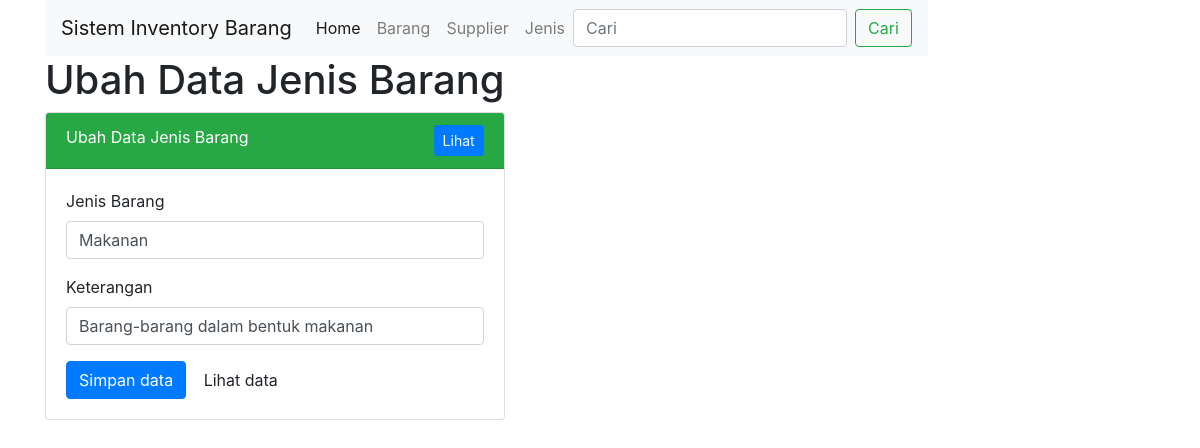
/views/edit_jenis.php?id_jenis=1, run on an earlier commit of the app's database.
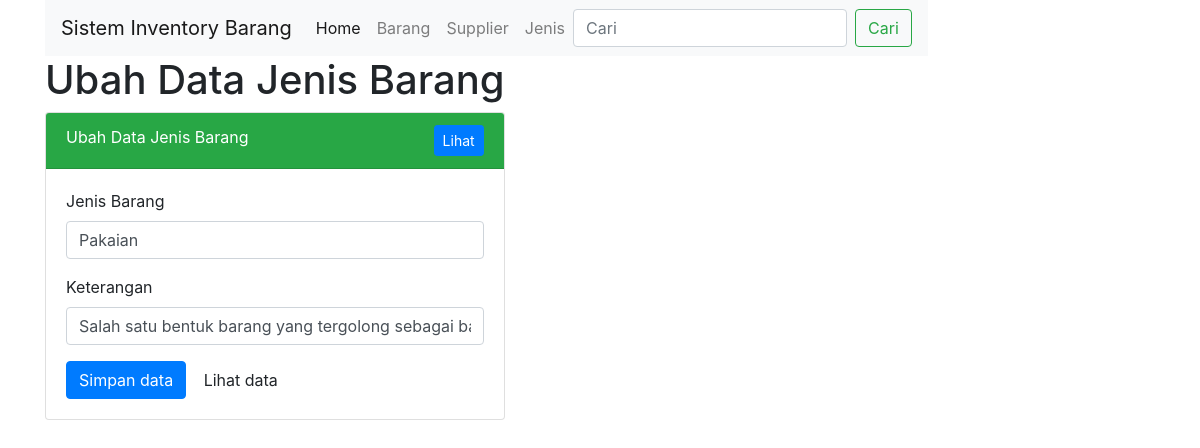
And on a later commit of the database.
### tables this page shows
CREATE TABLE `jenis` (
  `id` int(11) NOT NULL,
  `nama_jenis` varchar(50) NOT NULL,
  `keterangan` varchar(50) NOT NULL
);

### database/database.php (called while the page is built, shortened)
<?php
class Database{
    private $host = 'localhost';
    private $user = 'root';
    private $pass = '';
    private $database = 'inventory_management';
    protected $db;
    function __construct()
    {
        if(!isset($this->db)){
            $this->db = new PDO("mysql:host={$this->host};dbname={$this->database}", $this->user, $this->pass);
        }
        return $this->db;
    }
}
?>

### Controllers/JenisController.php (called while the page is built, shortened)
<?php
include_once('../database/database.php');
class Jenis extends Database{
    public function get_by_id($id){
        $query = $this->db->prepare("SELECT * FROM jenis where id=?");
        $query->bindParam(1, $id);
        $query->execute();
        return $query->fetch();
    }
}
?>

### views/edit_jenis.php (the view, shortened to what this page needs)
<!DOCTYPE html>
<html>
<head>
        <link rel="stylesheet" href="https://stackpath.bootstrapcdn.com/bootstrap/4.3.1/css/bootstrap.min.css">
</head>
<link rel="stylesheet" type="text/css" href="assets/css/bootstrap.min.css">
<body>
    <div class="container">
        <div class="row justify-content-md">
            <div class="col-md-auto">
                <nav class="navbar navbar-expand-lg navbar-light bg-light">
                    <a class="navbar-brand" href="index.php?page=home">Sistem Inventory Barang</a>
                    <div class="collapse navbar-collapse" id="navbarSupportedContent">
                    <ul class="navbar-nav mr-auto">
                        <li class="nav-item active">
                        <a class="nav-link" href="index.php?page=home">Home <span class="sr-only">(current)</span></a>
                        </li>
                        <li class="nav-item">
                        <a class="nav-link" href="index.php?page=barang">Barang</a>
                        </li>
                        <li class="nav-item">
                        <a class="nav-link" href="index.php?page=supplier">Supplier</a>
                        </li>
                        <li class="nav-item">
                        <a class="nav-link" href="index.php?page=jenis">Jenis</a>
                        </li>
                    </ul>
                    <form class="form-inline my-2 my-lg-0">
                        <input class="form-control mr-sm-2" type="search" placeholder="Cari" aria-label="Cari">
                        <button class="btn btn-outline-success my-2 my-sm-0" type="submit">Cari</button>
                    </form>
                </nav>
            </div>
	<div class="col-md-auto">
		<h1>Ubah Data Jenis Barang</h1>
		<div class="card">
			<div class="card-header bg-success text-white ">
				Ubah Data Jenis Barang <a href="supplier.php?page=supplier" class="btn btn-sm btn-primary float-right">Lihat</a>
			</div>
			<div class="card-body">
				<?php
				   include '../Controllers/JenisController.php';
                    $id = $_GET['id_jenis'];
					$crud = new Jenis();
					$row = $crud->get_by_id($id);
				?>
            <form action="" method="post" role="form">
					<div class="form-group">
						<label>Jenis Barang</label>
						<input type="text" name="jenis_barang" class="form-control" value="<?= $row['nama_jenis']; ?>">
					</div>
                    <div class="form-group">
						<label>Keterangan</label>
						<input type="text" name="keterangan" class="form-control" value="<?= $row['keterangan']; ?>">
					</div>
					<button type="submit" class="btn btn-primary" name="submit" value="simpan">Simpan data</button>
                    <a class="btn btn-default" href="index.php?page=jenis" role="button">Lihat data</a>
				</form>
			</div>
		</div>
	</div>
	</div>
</body>
</html>

What changed in the data, as far as the page shows it:
changed jenis: jenis_barang "Makanan" → "Pakaian"; keterangan "Barang-barang dalam bentuk makanan" → "Salah satu bentuk barang yang tergolong sebagai ba"
